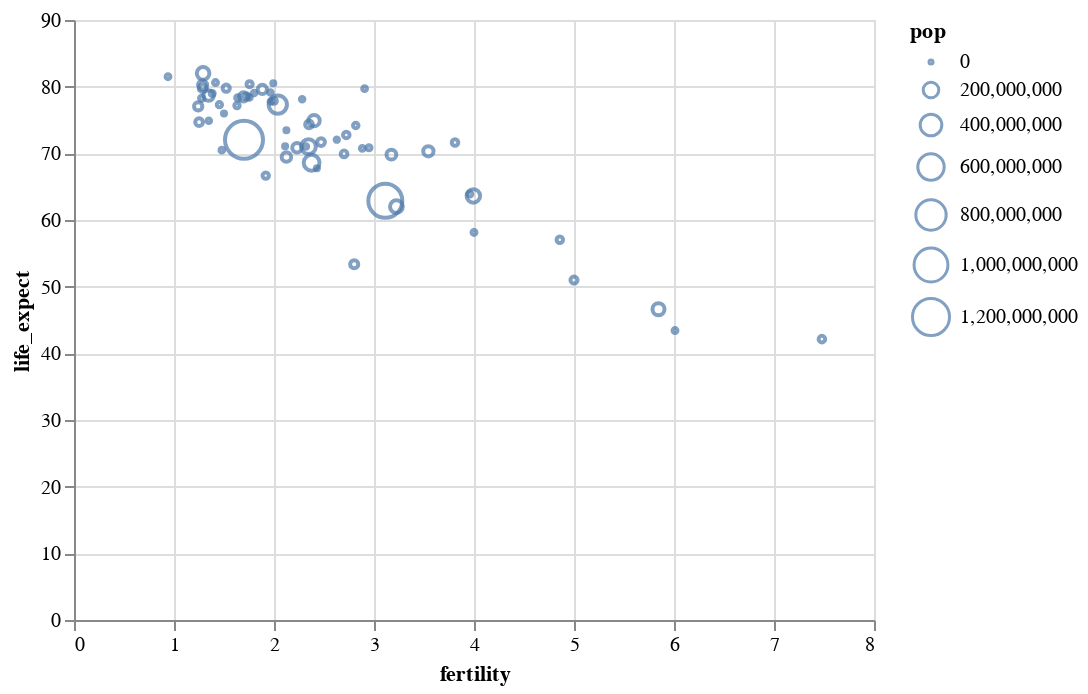

The code cell stored with this chart in its notebook:
### Markdown cell above
### 크기

### Code cell
alt.Chart(data2000).mark_point().encode(
    alt.X('fertility:Q'),
    alt.Y('life_expect:Q'),
    alt.Size('pop:Q')
)

### Figure 1 — Vega-Lite specification as saved in the notebook (floating-point values rounded to 4 significant figures)
{"config": {"view": {"continuousWidth": 400, "continuousHeight": 300}}, "data": {"name": "data-fdeb0b749a6385830bd1445d39ad6ea0"}, "mark": "point", "encoding": {"size": {"type": "quantitative", "field": "pop"}, "x": {"type": "quantitative", "field": "fertility"}, "y": {"type": "quantitative", "field": "life_expect"}}, "$schema": "https://vega.github.io/schema/vega-lite/v4.8.1.json", "datasets": {"data-fdeb0b749a6385830bd1445d39ad6ea0": [{"year": 2000, "country": "Afghanistan", "cluster": 0, "pop": 23898198, "life_expect": 42.13, "fertility": 7.479}, {"year": 2000, "country": "Argentina", "cluster": 3, "pop": 37497728, "life_expect": 74.34, "fertility": 2.35}, {"year": 2000, "country": "Aruba", "cluster": 3, "pop": 69539, "life_expect": 73.45, "fertility": 2.124}, {"year": 2000, "country": "Australia", "cluster": 4, "pop": 19164620, "life_expect": 80.37, "fertility": 1.756}, {"year": 2000, "country": "Austria", "cluster": 1, "pop": 8113413, "life_expect": 78.98, "fertility": 1.382}, {"year": 2000, "country": "Bahamas", "cluster": 3, "pop": 290075, "life_expect": 71.07, "fertility": 2.111}, {"year": 2000, "country": "Bangladesh", "cluster": 0, "pop": 130406594, "life_expect": 62.01, "fertility": 3.224}, {"year": 2000, "country": "Barbados", "cluster": 3, "pop": 273483, "life_expect": 75.97, "fertility": 1.5}, {"year": 2000, "country": "Belgium", "cluster": 1, "pop": 10263618, "life_expect": 78.32, "fertility": 1.638}, {"year": 2000, "country": "Bolivia", "cluster": 3, "pop": 8152620, "life_expect": 63.88, "fertility": 3.958}, {"year": 2000, "country": "Brazil", "cluster": 3, "pop": 175552771, "life_expect": 71.01, "fertility": 2.345}, {"year": 2000, "country": "Canada", "cluster": 3, "pop": 31278097, "life_expect": 79.77, "fertility": 1.522}, {"year": 2000, "country": "Chile", "cluster": 3, "pop": 15153450, "life_expect": 77.86, "fertility": 2.0}, {"year": 2000, "country": "China", "cluster": 4, "pop": 1262645000, "life_expect": 72.03, "fertility": 1.7}, {"year": 2000, "country": "Colombia", "cluster": 3, "pop": 39685655, "life_expect": 71.68, "fertility": 2.47}, {"year": 2000, "country": "Costa Rica", "cluster": 3, "pop": 3710558, "life_expect": 78.12, "fertility": 2.281}, {"year": 2000, "country": "Croatia", "cluster": 1, "pop": 4410830, "life_expect": 74.88, "fertility": 1.348}, {"year": 2000, "country": "Cuba", "cluster": 3, "pop": 11134273, "life_expect": 77.16, "fertility": 1.63}, {"year": 2000, "country": "Dominican Republic", "cluster": 3, "pop": 8385828, "life_expect": 70.85, "fertility": 2.95}, {"year": 2000, "country": "Ecuador", "cluster": 3, "pop": 12505204, "life_expect": 74.17, "fertility": 2.817}, {"year": 2000, "country": "Egypt", "cluster": 5, "pop": 70492342, "life_expect": 69.81, "fertility": 3.174}, {"year": 2000, "country": "El Salvador", "cluster": 3, "pop": 6122515, "life_expect": 70.73, "fertility": 2.883}, {"year": 2000, "country": "Finland", "cluster": 1, "pop": 5168595, "life_expect": 78.37, "fertility": 1.754}, {"year": 2000, "country": "France", "cluster": 1, "pop": 59381628, "life_expect": 79.59, "fertility": 1.883}, {"year": 2000, "country": "Georgia", "cluster": 1, "pop": 4777209, "life_expect": 70.48, "fertility": 1.478}, {"year": 2000, "country": "Germany", "cluster": 1, "pop": 82187909, "life_expect": 78.67, "fertility": 1.346}, {"year": 2000, "country": "Greece", "cluster": 1, "pop": 10559110, "life_expect": 78.26, "fertility": 1.277}, {"year": 2000, "country": "Grenada", "cluster": 3, "pop": 89312, "life_expect": 67.75, "fertility": 2.429}, {"year": 2000, "country": "Haiti", "cluster": 3, "pop": 7306302, "life_expect": 58.14, "fertility": 4.0}, {"year": 2000, "country": "Hong Kong", "cluster": 4, "pop": 6658720, "life_expect": 81.5, "fertility": 0.94}, {"year": 2000, "country": "Iceland", "cluster": 1, "pop": 281043, "life_expect": 80.5, "fertility": 1.993}, {"year": 2000, "country": "India", "cluster": 0, "pop": 1007702000, "life_expect": 62.88, "fertility": 3.113}, {"year": 2000, "country": "Indonesia", "cluster": 4, "pop": 206265000, "life_expect": 68.59, "fertility": 2.376}, {"year": 2000, "country": "Iran", "cluster": 5, "pop": 65660289, "life_expect": 69.45, "fertility": 2.124}, {"year": 2000, "country": "Iraq", "cluster": 5, "pop": 22675617, "life_expect": 57.05, "fertility": 4.858}, {"year": 2000, "country": "Ireland", "cluster": 1, "pop": 3791690, "life_expect": 77.78, "fertility": 1.969}, {"year": 2000, "country": "Israel", "cluster": 5, "pop": 5842454, "life_expect": 79.7, "fertility": 2.906}, {"year": 2000, "country": "Italy", "cluster": 1, "pop": 57719337, "life_expect": 80.24, "fertility": 1.286}, {"year": 2000, "country": "Jamaica", "cluster": 3, "pop": 2615467, "life_expect": 72.05, "fertility": 2.628}, {"year": 2000, "country": "Japan", "cluster": 4, "pop": 126699784, "life_expect": 82.0, "fertility": 1.291}, {"year": 2000, "country": "Kenya", "cluster": 2, "pop": 29985839, "life_expect": 50.99, "fertility": 5.0}, {"year": 2000, "country": "South Korea", "cluster": 4, "pop": 21647682, "life_expect": 66.66, "fertility": 1.917}, {"year": 2000, "country": "North Korea", "cluster": 4, "pop": 47351083, "life_expect": 77.05, "fertility": 1.242}, {"year": 2000, "country": "Lebanon", "cluster": 5, "pop": 3578036, "life_expect": 71.03, "fertility": 2.319}, {"year": 2000, "country": "Mexico", "cluster": 3, "pop": 99926620, "life_expect": 74.9, "fertility": 2.401}, {"year": 2000, "country": "Netherlands", "cluster": 1, "pop": 15907853, "life_expect": 78.53, "fertility": 1.726}, {"year": 2000, "country": "New Zealand", "cluster": 4, "pop": 3819762, "life_expect": 79.11, "fertility": 1.964}, {"year": 2000, "country": "Nigeria", "cluster": 2, "pop": 114306700, "life_expect": 46.61, "fertility": 5.845}, {"year": 2000, "country": "Norway", "cluster": 1, "pop": 4492400, "life_expect": 79.05, "fertility": 1.801}, {"year": 2000, "country": "Pakistan", "cluster": 0, "pop": 146342958, "life_expect": 63.61, "fertility": 3.994}, {"year": 2000, "country": "Peru", "cluster": 3, "pop": 25979722, "life_expect": 69.91, "fertility": 2.7}, {"year": 2000, "country": "Philippines", "cluster": 4, "pop": 79739825, "life_expect": 70.3, "fertility": 3.544}, {"year": 2000, "country": "Poland", "cluster": 1, "pop": 38654164, "life_expect": 74.67, "fertility": 1.251}, {"year": 2000, "country": "Portugal", "cluster": 1, "pop": 10335597, "life_expect": 77.29, "fertility": 1.454}, {"year": 2000, "country": "Rwanda", "cluster": 2, "pop": 7507056, "life_expect": 43.41, "fertility": 6.01}, {"year": 2000, "country": "Saudi Arabia", "cluster": 5, "pop": 23153090, "life_expect": 71.63, "fertility": 3.81}, {"year": 2000, "country": "South Africa", "cluster": 2, "pop": 44066197, "life_expect": 53.37, "fertility": 2.802}, {"year": 2000, "country": "Spain", "cluster": 1, "pop": 40016081, "life_expect": 79.78, "fertility": 1.287}, {"year": 2000, "country": "Switzerland", "cluster": 1, "pop": 7266920, "life_expect": 80.62, "fertility": 1.415}, {"year": 2000, "country": "Turkey", "cluster": 1, "pop": 65666677, "life_expect": 70.84, "fertility": 2.23}, {"year": 2000, "country": "United Kingdom", "cluster": 1, "pop": 59522468, "life_expect": 78.47, "fertility": 1.695}, {"year": 2000, "country": "United States", "cluster": 3, "pop": 282338631, "life_expect": 77.31, "fertility": 2.038}, {"year": 2000, "country": "Venezuela", "cluster": 3, "pop": 23542649, "life_expect": 72.77, "fertility": 2.723}]}}
